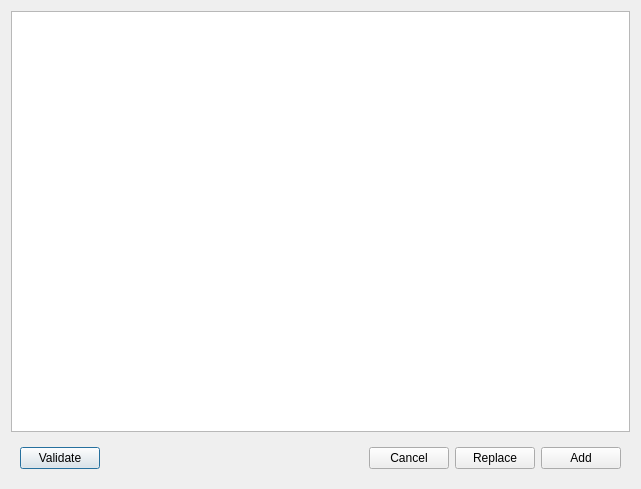
<?xml version="1.0" encoding="UTF-8"?>
<ui version="4.0">
 <class>SettingAddReplace</class>
 <widget class="QDialog" name="SettingAddReplace">
  <property name="geometry">
   <rect>
    <x>0</x>
    <y>0</y>
    <width>641</width>
    <height>489</height>
   </rect>
  </property>
  <property name="windowTitle">
   <string>Add / Replace Dialog</string>
  </property>
  <layout class="QVBoxLayout" name="verticalLayout">
   <item>
    <widget class="QPlainTextEdit" name="textEdit"/>
   </item>
   <item>
    <widget class="QWidget" name="widget" native="true">
     <layout class="QHBoxLayout" name="horizontalLayout">
      <item>
       <widget class="QPushButton" name="validateButton">
        <property name="text">
         <string>Validate</string>
        </property>
       </widget>
      </item>
      <item>
       <spacer name="horizontalSpacer">
        <property name="orientation">
         <enum>Qt::Horizontal</enum>
        </property>
        <property name="sizeHint" stdset="0">
         <size>
          <width>40</width>
          <height>20</height>
         </size>
        </property>
       </spacer>
      </item>
      <item>
       <widget class="QPushButton" name="cancelButton">
        <property name="text">
         <string>Cancel</string>
        </property>
       </widget>
      </item>
      <item>
       <widget class="QPushButton" name="replaceButton">
        <property name="text">
         <string>Replace</string>
        </property>
       </widget>
      </item>
      <item>
       <widget class="QPushButton" name="addButton">
        <property name="text">
         <string>Add</string>
        </property>
       </widget>
      </item>
     </layout>
    </widget>
   </item>
  </layout>
 </widget>
 <resources/>
 <connections/>
</ui>
